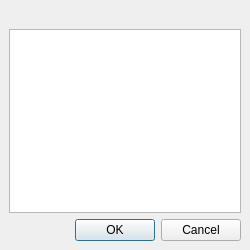
<?xml version="1.0" encoding="UTF-8"?>
<ui version="4.0">
 <class>QmlDesigner::ChooseTexturePropertyDialog</class>
 <widget class="QDialog" name="QmlDesigner::ChooseTexturePropertyDialog">
  <property name="geometry">
   <rect>
    <x>0</x>
    <y>0</y>
    <width>250</width>
    <height>250</height>
   </rect>
  </property>
  <property name="minimumSize">
   <size>
    <width>200</width>
    <height>150</height>
   </size>
  </property>
  <property name="maximumSize">
   <size>
    <width>1000</width>
    <height>1000</height>
   </size>
  </property>
  <property name="windowTitle">
   <string/>
  </property>
  <property name="autoFillBackground">
   <bool>false</bool>
  </property>
  <property name="sizeGripEnabled">
   <bool>false</bool>
  </property>
  <layout class="QVBoxLayout" name="verticalLayout">
   <property name="leftMargin">
    <number>0</number>
   </property>
   <property name="topMargin">
    <number>0</number>
   </property>
   <property name="rightMargin">
    <number>0</number>
   </property>
   <property name="bottomMargin">
    <number>0</number>
   </property>
   <item>
    <widget class="QWidget" name="widget" native="true">
     <layout class="QVBoxLayout" name="verticalLayout_2">
      <item>
       <widget class="QLabel" name="label">
        <property name="text">
         <string/>
        </property>
       </widget>
      </item>
      <item>
       <widget class="QListWidget" name="listProps"/>
      </item>
      <item>
       <widget class="QDialogButtonBox" name="buttonBox">
        <property name="orientation">
         <enum>Qt::Horizontal</enum>
        </property>
        <property name="standardButtons">
         <set>QDialogButtonBox::Cancel|QDialogButtonBox::Ok</set>
        </property>
       </widget>
      </item>
     </layout>
    </widget>
   </item>
  </layout>
 </widget>
 <resources/>
 <connections>
  <connection>
   <sender>buttonBox</sender>
   <signal>accepted()</signal>
   <receiver>QmlDesigner::ChooseTexturePropertyDialog</receiver>
   <slot>accept()</slot>
   <hints>
    <hint type="sourcelabel">
     <x>240</x>
     <y>240</y>
    </hint>
    <hint type="destinationlabel">
     <x>157</x>
     <y>274</y>
    </hint>
   </hints>
  </connection>
  <connection>
   <sender>buttonBox</sender>
   <signal>rejected()</signal>
   <receiver>QmlDesigner::ChooseTexturePropertyDialog</receiver>
   <slot>reject()</slot>
   <hints>
    <hint type="sourcelabel">
     <x>240</x>
     <y>240</y>
    </hint>
    <hint type="destinationlabel">
     <x>286</x>
     <y>274</y>
    </hint>
   </hints>
  </connection>
 </connections>
</ui>
